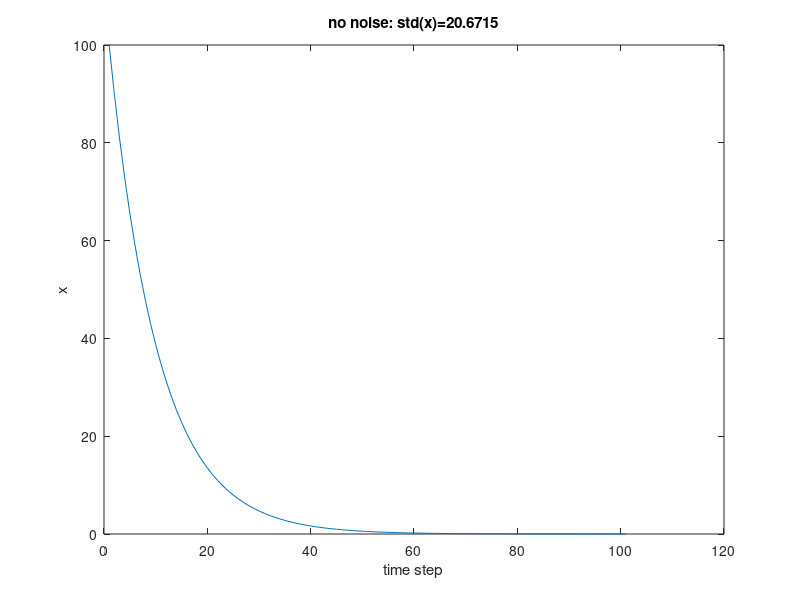
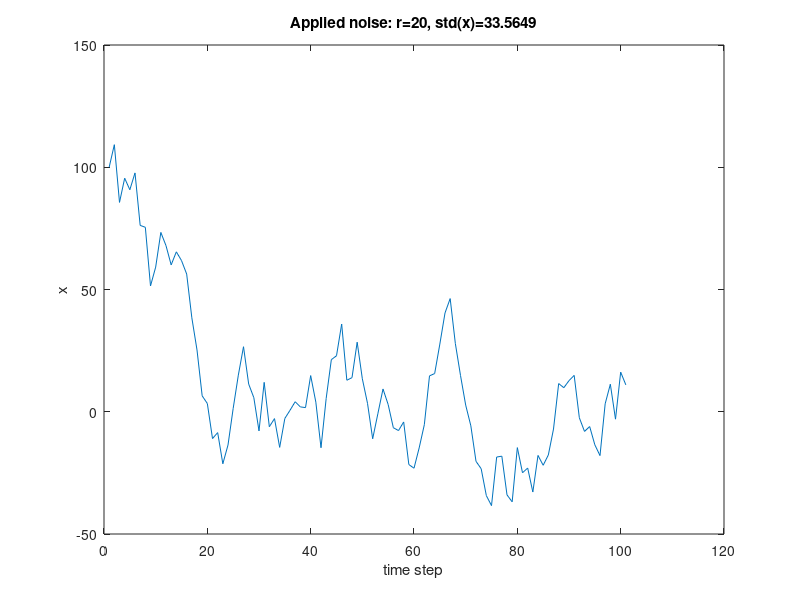
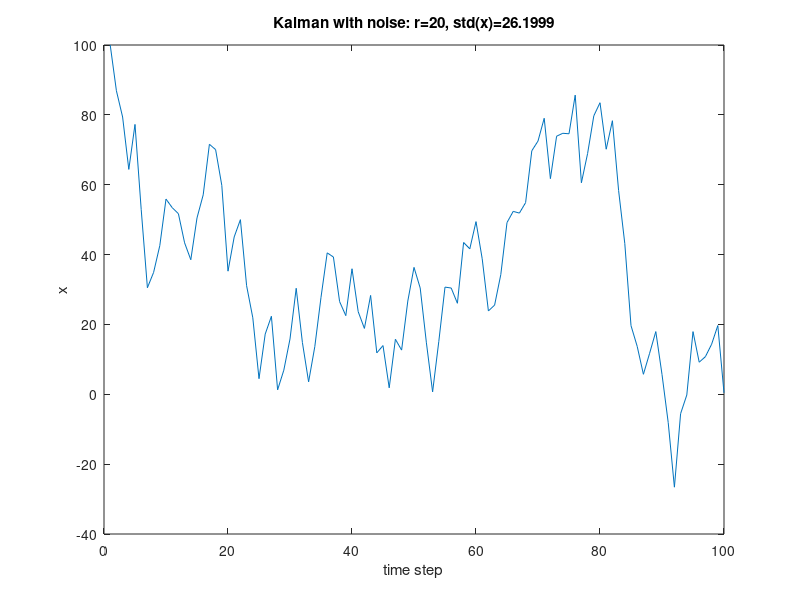

MATLAB code to generate these figures, in order:
x0 = 100;
x_tgt = 0;
x = [x0];
z = [];
sim_time = 100;

%% No noise
clear all; clc;
x0 = 100;
x_tgt = 0;
x = [x0];
z = [];
sim_time = 100;


v = 0; w = 0;
x_k = x0;
K = 0.1;
for k=1:sim_time
    z_k = x_k;
    u_k = -K * z_k;
    x_k = x_k + u_k;
    x = [x x_k];
end

figure;
plot(x);
title(strcat('no noise: std(x)=', num2str(std(x))));
xlabel('time step');
ylabel('x');
print('NoNoise', '-dpng');

%% Apply noise, no Kalman
clear all; clc;
x0 = 100;
x_tgt = 0;
x = [x0];
z = [];
sim_time = 100;

r = 20;
x_k = x0;

K = 0.1;
for k = 1:sim_time
    w_k = rand * 2 * r - r;
    v_k = rand * 2 * r - r;
    z_k = x_k + w_k;
    u_k = -K * z_k;
    x_k = x_k + u_k + v_k;
    x = [x x_k];
end
figure;
plot(x);
title(strcat('Applied noise: r=20, std(x)=', num2str(std(x))));
xlabel('time step');
ylabel('x');
print('WithNoise_r=20', '-dpng');

%% Kalman filter
clear all;clc;close all;
x0 = 100;
x_tgt = 0;
x = [x0];     % estimated x values
xtrue = [x0]; % true x values
z = [];       % true measurement values
ze = [];      % estimation of measurement
u = [-10];    % Need this random initialization
sim_time = 100;

r = 20;
x_k = x0;

K = 0.1;

P = [1/(2*r)]; % covariances of x. Randomly initialized
Q = 1/(2*r); % covariance of v
R = 1/(2*r); % covariance of w
S = []; % meqsurement residual
W = []; % Kalman gain. 

for k = 2:sim_time
    w_k = rand * 2 * r - r;
    v_k = rand * 2 * r - r;
    
    xtrue(k) = xtrue(k-1) + u(k-1) + v_k; % State update. Not part of Kalman
    x(k) = x(k-1) + u(k-1); % a priori state estimation
    ze(k) = x(k) + w_k;     % a priori measurement prediction
    z(k) = xtrue(k) + w_k;
    s(k) = z(k) - ze(k);
    
    P(k) = P(k-1) + Q;
    S(k) = P(k) + R;
    W(k) = P(k) / S(k);
    P(k) = P(k) - W(k)*S(k)*W(k);
    
    x(k) = x(k) + W(k) * s(k); % a posteriori estimation
    
    u(k) = -K * x(k);  % controlling command
    
    
end
figure;
plot(xtrue);
title(strcat('Kalman with noise: r=20, std(x)=', num2str(std(xtrue))));
xlabel('time step');
ylabel('x');
print('KalmanWithNoise_r=20', '-dpng');


